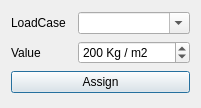
<?xml version="1.0" encoding="UTF-8"?>
<ui version="4.0">
 <class>Dialog</class>
 <widget class="QDialog" name="Dialog">
  <property name="geometry">
   <rect>
    <x>0</x>
    <y>0</y>
    <width>201</width>
    <height>108</height>
   </rect>
  </property>
  <property name="windowTitle">
   <string>Assign Loads</string>
  </property>
  <layout class="QGridLayout" name="gridLayout">
   <item row="0" column="0">
    <widget class="QLabel" name="label">
     <property name="text">
      <string>LoadCase</string>
     </property>
    </widget>
   </item>
   <item row="0" column="1">
    <widget class="QComboBox" name="loadcase">
     <property name="editable">
      <bool>true</bool>
     </property>
    </widget>
   </item>
   <item row="1" column="0">
    <widget class="QLabel" name="label_2">
     <property name="text">
      <string>Value</string>
     </property>
    </widget>
   </item>
   <item row="1" column="1">
    <widget class="QSpinBox" name="load_value">
     <property name="suffix">
      <string> Kg / m2</string>
     </property>
     <property name="maximum">
      <number>100000</number>
     </property>
     <property name="singleStep">
      <number>5</number>
     </property>
     <property name="value">
      <number>200</number>
     </property>
    </widget>
   </item>
   <item row="2" column="0" colspan="2">
    <widget class="QPushButton" name="assign_button">
     <property name="text">
      <string>Assign</string>
     </property>
    </widget>
   </item>
  </layout>
 </widget>
 <resources/>
 <connections/>
</ui>
